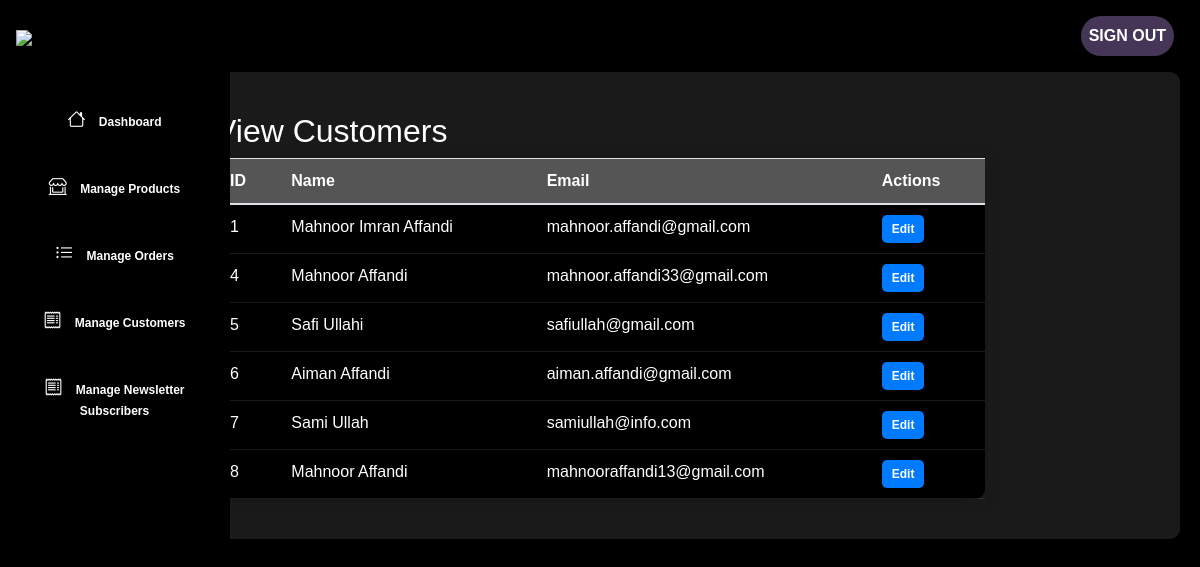
/Admin/view_customers.php, run on the app's committed database.
### tables this page shows
CREATE TABLE `users` (
  `user_id` int NOT NULL,
  `user_name` varchar(108) NOT NULL,
  `user_email` varchar(100) NOT NULL,
  `user_password` varchar(100) NOT NULL,
  `user_profile_picture` varchar(255) DEFAULT NULL
);

### Admin/view_customers.php (the view, shortened to what this page needs)
<?php
include 'header.php';
include('../server/connection.php');
$stmt = $conn->prepare("SELECT user_id, user_name, user_email, user_profile_picture FROM users");
$stmt->execute();
$stmt->bind_result($user_id, $user_name, $user_email, $user_profile_picture);
$users = [];
while ($stmt->fetch()) {
    $users[] = [
        'user_id' => $user_id,
        'user_name' => $user_name,
        'user_email' => $user_email,
        'user_profile_picture' => $user_profile_picture,
    ];
}
?>
<!DOCTYPE html>
<html lang="en">
<head>
    <link rel="stylesheet" href="admin_styles.css">
</head>
<body>
<?php include 'side_menu.php'; ?>
<div class="main-content">
    <div class="container">
        <h2>View Customers</h2>
        <table class="table">
            <thead>
                <tr>
                    <th>ID</th>
                    <th>Name</th>
                    <th>Email</th>
                    <th>Actions</th>
                </tr>
            </thead>
            <tbody>
                <?php foreach ($users as $user): ?>
                    <tr>
                        <td><?php echo $user['user_id']; ?></td>
                        <td><?php echo htmlspecialchars($user['user_name']); ?></td>
                        <td><?php echo htmlspecialchars($user['user_email']); ?></td>
                        <td>
                            <a href="edit_customer.php?id=<?php echo $user['user_id']; ?>" class="btn btn-primary btn-sm">Edit</a>
                        </td>
                    </tr>
                <?php endforeach; ?>
            </tbody>
        </table>
    </div>
</div>
</body>
</html>

### Admin/header.php (shortened to what this page needs)
<!DOCTYPE html>
<html lang="en">
<head>
    <link rel="stylesheet" href="admin_styles.css">
    <link rel="stylesheet" href="https://stackpath.bootstrapcdn.com/bootstrap/4.5.2/css/bootstrap.min.css">
    <link rel="stylesheet" href="https://cdnjs.cloudflare.com/ajax/libs/bootstrap-icons/1.5.0/font/bootstrap-icons.min.css">
</head>
<body>
    <nav class="navbar navbar-expand-lg navbar-light bg-black">
        <a class="navbar-brand"><img src="../assets/imgs/logo2.png" style="height: 50px; width: auto;"></a>
        <div class="collapse navbar-collapse" id="navbarNav">
            <ul class="navbar-nav ml-auto">
                <li class="nav-item">
                    <a class="nav-link sign-out-btn" href="logout.php?logout=true">Sign Out</a>
                </li>
            </ul>
        </div>
    </nav>
</body>
</html>

### Admin/side_menu.php
<div class="sidebar">
    <ul class="list-group">
        <li class="list-group-item active">
            <a href="index.php">
                <i class="bi bi-house"></i> Dashboard
            </a>
        </li>
        <li class="list-group-item">
            <a href="view_products.php">
                <i class="bi bi-shop-window"></i> Manage Products
            </a>
        </li>
        <li class="list-group-item">
            <a href="view_orders.php">
                <i class="bi bi-list-ul"></i> Manage Orders
            </a>
        </li>
        <li class="list-group-item">
            <a href="view_customers.php">
                <i class="bi bi-receipt"></i> Manage Customers
            </a>
        </li>
        <li class="list-group-item">
            <a href="newsletter_sub.php">
                <i class="bi bi-receipt"></i> Manage Newsletter Subscribers
            </a>
        </li>
    </ul>
</div>

### Admin/admin_styles.css (style rules this page uses)
body { margin: 0; font-family: Arial, sans-serif; }
.navbar { width: 100%; margin-bottom: 0; background-color: #f8f9fa; color: #343a40; padding: 1rem; }
.navbar .navbar-brand { color: #343a40; }
.navbar .nav-link { color: #343a40; }
.sidebar { width: 230px; position: fixed; height: 100%; background-color: black; border-right: 1px solid #000000; padding-top: 20px; font-size: 16px; }
.sidebar .list-group { list-style-type: none; padding: 0; margin: 0; background-color: black; }
.sidebar .list-group-item { border: none; padding: 15px 20px; font-weight: bold; display: flex; background-color: #000000; align-items: center; color: white; transition: background-color 0.3s, color 0.3s; }
.sidebar .list-group-item i { margin-right: 10px; font-size: 18px; }
.sidebar .list-group-item.active { background-color: black; color: white; }
.sidebar .list-group-item a { text-decoration: none; color: white; display: block; width: 100%; }
body { background-color: #000; color: #fff; font-family: Arial, sans-serif; margin: 0; padding: 20px; }
.table { width: calc(100% - 40px); margin: 0 auto; border-collapse: collapse; background-color: #333; box-shadow: 0 0 20px rgba(0, 0, 0, 0.1); border-radius: 10px; }
.table th, .table td { padding: 12px 15px; text-align: left; border-bottom: 1px solid rgba(255, 255, 255, 0.1); }
.table th { background-color: #555; color: #fff; font-weight: bold; }
.navbar { background-color: #000; color: #fff; }
.navbar-brand { color: #fff !important; font-weight: bold; }
.navbar-nav .nav-link { color: #fff !important; margin-right: 10px; }
.sign-out-btn { background-color: #453557; color: #fff; border: none; padding: 8px 16px; border-radius: 20px; font-weight: bold; text-transform: uppercase; transition: background-color 0.3s ease; }
body { background-color: #000; color: #fff; font-family: Arial, sans-serif; margin: 0; padding: 0; }
.main-content { margin-left: 250px; padding: 20px; }
.table { width: 100%; background-color: #000; color: #fff; }
.table th, .table td { padding: 10px 15px; text-align: left; border-bottom: 1px solid rgba(255, 255, 255, 0.1); }
.table th { font-weight: bold; }
.list-group-item { display: inline-block; margin-bottom: 10px; padding: 5px 10px; font-size: 12px; font-weight: bold; text-align: center; text-decoration: none; cursor: pointer; color: #fff; background-color: #007bff; border-radius: 3px; transition: background-color 0.3s, color 0.3s; }
.list-group-item a { color: #fff; text-decoration: none; }
body { background-color: black; color: white; }
.container { max-width: 800px; margin: 20px auto; }
.btn-primary { background-color: #007bff; border: none; padding: 10px 20px; cursor: pointer; }
body { background-color: #000; color: #fff; }
.main-content { margin-left: 20px; margin-right: 20px; padding: 20px; box-sizing: border-box; background-color: #1a1a1a; border-radius: 10px; }
table { width: 100%; border-collapse: collapse; background-color: #333; color: #fff; }
th, td { padding: 10px; text-align: left; border-bottom: 1px solid #444; }
th { background-color: #555; font-weight: bold; }
.btn { display: inline-block; padding: 5px 10px; font-size: 12px; font-weight: bold; text-align: center; text-decoration: none; cursor: pointer; color: #fff; background-color: #007bff; transition: background-color 0.3s, color 0.3s; border-radius: 5px; border: none; }
.main-content { margin-left: 20px; margin-right: 20px; padding: 20px; width: auto; box-sizing: border-box; background-color: #1a1a1a; border-radius: 10px; }
.btn { margin-right: 10px; }
.btn-primary { background-color: #007bff; }

### data on the page
users: user_id "1", user_name "Mahnoor Imran Affandi", user_email "mahnoor.affandi@gmail.com"
users: user_id "4", user_name "Mahnoor Affandi", user_email "mahnoor.affandi33@gmail.com"
users: user_id "5", user_name "Safi Ullahi", user_email "safiullah@gmail.com"
users: user_id "6", user_name "Aiman Affandi", user_email "aiman.affandi@gmail.com"
users: user_id "7", user_name "Sami Ullah", user_email "samiullah@info.com"
users: user_id "8", user_name "Mahnoor Affandi", user_email "mahnooraffandi13@gmail.com"
